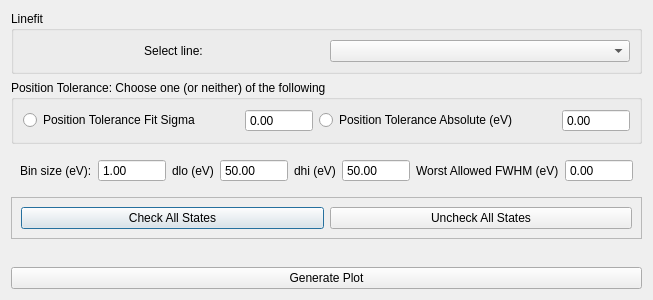
<?xml version="1.0" encoding="UTF-8"?>
<ui version="4.0">
 <class>Dialog</class>
 <widget class="QDialog" name="Dialog">
  <property name="geometry">
   <rect>
    <x>0</x>
    <y>0</y>
    <width>633</width>
    <height>300</height>
   </rect>
  </property>
  <property name="windowTitle">
   <string>Quality Check Line Fit Setup</string>
  </property>
  <layout class="QVBoxLayout" name="verticalLayout">
   <item>
    <widget class="QGroupBox" name="groupBox_2">
     <property name="title">
      <string>Linefit</string>
     </property>
     <layout class="QHBoxLayout" name="horizontalLayout_2">
      <item>
       <widget class="QLabel" name="label_2">
        <property name="text">
         <string>Select line:</string>
        </property>
        <property name="alignment">
         <set>Qt::AlignCenter</set>
        </property>
       </widget>
      </item>
      <item>
       <widget class="QComboBox" name="lineBox"/>
      </item>
     </layout>
    </widget>
   </item>
   <item>
    <widget class="QGroupBox" name="groupBox_2">
     <property name="title">
      <string>Position Tolerance: Choose one (or neither) of the following</string>
     </property>
     <layout class="QHBoxLayout" name="horizontalLayout_3">
      <item>
       <widget class="QRadioButton" name="radioSigma">
        <property name="text">
         <string>Position Tolerance Fit Sigma</string>
        </property>
       </widget>
      </item>
      <item>
       <widget class="QLabel" name="label">
        <property name="text">
         <string/>
        </property>
       </widget>
      </item>
      <item>
       <widget class="QDoubleSpinBox" name="sigmaBox">
        <property name="buttonSymbols">
         <enum>QAbstractSpinBox::NoButtons</enum>
        </property>
        <property name="decimals">
         <number>2</number>
        </property>
        <property name="maximum">
         <double>10000000.000000000000000</double>
        </property>
       </widget>
      </item>
      <item>
       <widget class="QRadioButton" name="radioAbsolute">
        <property name="text">
         <string>Position Tolerance Absolute (eV)</string>
        </property>
       </widget>
      </item>
      <item>
       <widget class="QLabel" name="label_7">
        <property name="text">
         <string/>
        </property>
       </widget>
      </item>
      <item>
       <widget class="QDoubleSpinBox" name="absoluteBox">
        <property name="buttonSymbols">
         <enum>QAbstractSpinBox::NoButtons</enum>
        </property>
        <property name="decimals">
         <number>2</number>
        </property>
        <property name="maximum">
         <double>10000000.000000000000000</double>
        </property>
       </widget>
      </item>
     </layout>
    </widget>
   </item>
   <item>
    <widget class="QWidget" name="widget" native="true">
     <layout class="QHBoxLayout" name="horizontalLayout_4">
      <item>
       <widget class="QLabel" name="label_5">
        <property name="text">
         <string>Bin size (eV):</string>
        </property>
       </widget>
      </item>
      <item>
       <widget class="QDoubleSpinBox" name="binSizeBox">
        <property name="buttonSymbols">
         <enum>QAbstractSpinBox::NoButtons</enum>
        </property>
        <property name="decimals">
         <number>2</number>
        </property>
        <property name="maximum">
         <double>10000000.000000000000000</double>
        </property>
        <property name="value">
         <double>1.000000000000000</double>
        </property>
       </widget>
      </item>
      <item>
       <widget class="QLabel" name="label_3">
        <property name="text">
         <string>dlo (eV)</string>
        </property>
       </widget>
      </item>
      <item>
       <widget class="QDoubleSpinBox" name="dlo">
        <property name="buttonSymbols">
         <enum>QAbstractSpinBox::NoButtons</enum>
        </property>
        <property name="decimals">
         <number>2</number>
        </property>
        <property name="maximum">
         <double>10000000.000000000000000</double>
        </property>
        <property name="value">
         <double>50.000000000000000</double>
        </property>
       </widget>
      </item>
      <item>
       <widget class="QLabel" name="label_4">
        <property name="text">
         <string>dhi (eV)</string>
        </property>
       </widget>
      </item>
      <item>
       <widget class="QDoubleSpinBox" name="dhi">
        <property name="buttonSymbols">
         <enum>QAbstractSpinBox::NoButtons</enum>
        </property>
        <property name="decimals">
         <number>2</number>
        </property>
        <property name="maximum">
         <double>10000000.000000000000000</double>
        </property>
        <property name="value">
         <double>50.000000000000000</double>
        </property>
       </widget>
      </item>
      <item>
       <widget class="QLabel" name="label_6">
        <property name="text">
         <string>Worst Allowed FWHM (eV)</string>
        </property>
       </widget>
      </item>
      <item>
       <widget class="QDoubleSpinBox" name="fwhmBox">
        <property name="buttonSymbols">
         <enum>QAbstractSpinBox::NoButtons</enum>
        </property>
        <property name="decimals">
         <number>2</number>
        </property>
        <property name="maximum">
         <double>10000000.000000000000000</double>
        </property>
       </widget>
      </item>
     </layout>
    </widget>
   </item>
   <item>
    <widget class="QFrame" name="frame_3">
     <property name="frameShape">
      <enum>QFrame::StyledPanel</enum>
     </property>
     <property name="frameShadow">
      <enum>QFrame::Raised</enum>
     </property>
     <layout class="QHBoxLayout" name="horizontalLayout_5">
      <item>
       <widget class="QPushButton" name="checkAllButton">
        <property name="text">
         <string>Check All States</string>
        </property>
       </widget>
      </item>
      <item>
       <widget class="QPushButton" name="uncheckAllButton">
        <property name="text">
         <string>Uncheck All States</string>
        </property>
       </widget>
      </item>
     </layout>
    </widget>
   </item>
   <item>
    <widget class="StatesGrid" name="statesGrid" native="true"/>
   </item>
   <item>
    <widget class="QPushButton" name="plotButton">
     <property name="text">
      <string>Generate Plot</string>
     </property>
    </widget>
   </item>
  </layout>
 </widget>
 <customwidgets>
  <customwidget>
   <class>StatesGrid</class>
   <extends>QWidget</extends>
   <header location="global">massGui.massless</header>
   <container>1</container>
  </customwidget>
 </customwidgets>
 <resources/>
 <connections/>
</ui>
